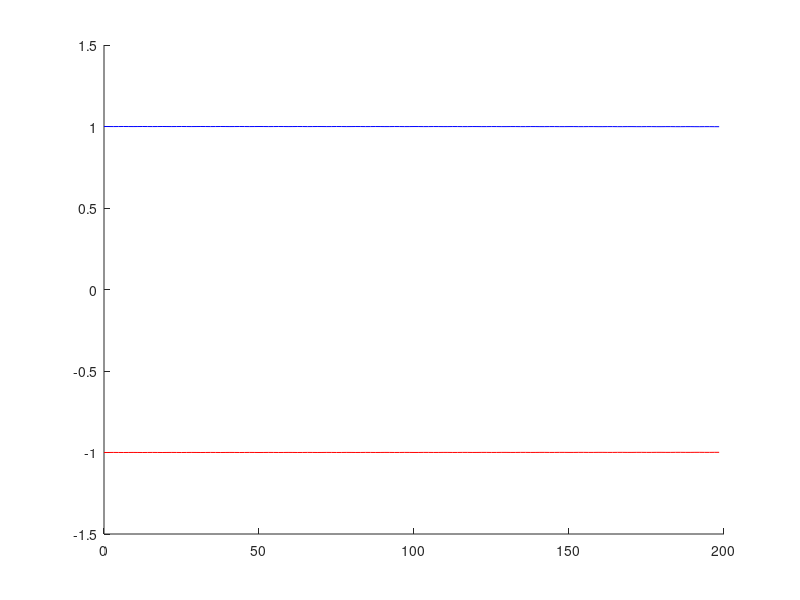
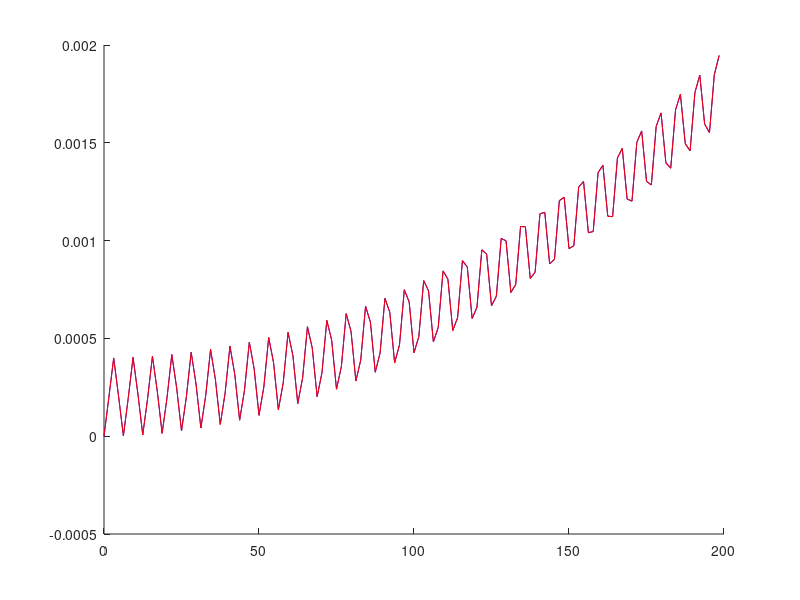

MATLAB code to generate these figures, in order:
function bhsuQM

tmax=200;

Nt = 128;
dt = tmax/Nt;

t=[0:dt:tmax-dt];

S = 2;
U = 1;
mu = 1;
J = 0.01;

Jx=[0,1,0;1,0,1;0,1,0]/sqrt(2);
Jy=i*[0,-1,0;1,0,-1;0,1,0]/sqrt(2);
Jz=[1,0,0;0,0,0;0,0,-1];


JxS=cell(1,S);
JyS=cell(1,S);
JzS=cell(1,S);
for j=1:S,
    JxS{j}=sparse(kron(kron(eye(3^(j-1)),Jx),eye(3^(S-j))));
    JyS{j}=sparse(kron(kron(eye(3^(j-1)),Jy),eye(3^(S-j))));
    JzS{j}=sparse(kron(kron(eye(3^(j-1)),Jz),eye(3^(S-j))));
end

'make ham'
time=cputime;

HQM=sparse(3^S,3^S);
for j=1:S
    HQM=HQM+JzS{j}*JzS{j}/2-JzS{j};
    for k=j+1:S
        HQM=HQM-J*(JxS{j}*JxS{k}+JyS{j}*JyS{k});
    end
end
cputime-time

HQMf=full(HQM);

HQMf

'diag'
time=cputime;
[Vn,Em]=eig(HQMf);
cputime-time

En=diag(Em);

init=zeros(3^S,1);
init(3,1)=1;

cn=Vn'*init;
m1=Vn'*(JzS{1}*Vn);
m2=Vn'*(JzS{2}*Vn);
%m3=Vn'*(JzS{3}*Vn);

%m7=Vn'*(JzS{4}*Vn);
%m8=Vn'*(JzS{5}*Vn);
%m9=Vn'*(JzS{6}*Vn);

m4=Vn'*(JzS{1}*(JzS{1}*Vn));
m5=Vn'*(JzS{2}*(JzS{2}*Vn));
%m6=Vn'*(JzS{3}*(JzS{3}*Vn));


'plot'
time=cputime
for j=1:Nt
    vec=exp(-i*t(j)*En).*cn;
    AvgSz1(j)=vec'*(m1*vec);
    AvgSz2(j)=vec'*(m2*vec);
%    AvgSz3(j)=vec'*(m3*vec);
%    AvgSz4(j)=vec'*(m7*vec);
%    AvgSz5(j)=vec'*(m8*vec);
%    AvgSz6(j)=vec'*(m9*vec);
    SqSz1(j)=vec'*(m4*vec);
    SqSz2(j)=vec'*(m5*vec);
%    SqSz3(j)=vec'*(m6*vec);
end
cputime-time

widSz1=SqSz1-AvgSz1.*AvgSz1;
widSz2=SqSz2-AvgSz2.*AvgSz2;
%widSz3=SqSz3-AvgSz3.*AvgSz3;

%save('QMAvgSz3','AvgSz1','AvgSz2','AvgSz3','-ascii');
%save('QMWidSz3','widSz1','widSz2','widSz3','-ascii');
%save('QMAvgSz2','AvgSz1','AvgSz2','-ascii');
%save('QMWidSz2','widSz1','widSz2','-ascii');



%plot the results
 figure
 hold on

 plot(t,AvgSz1,'b');
 plot(t,AvgSz2,'r');
% plot(t,AvgSz3,'y');

 % figure
 %hold on

% plot(t,AvgSz4,'b');
% plot(t,AvgSz5,'r');
% plot(t,AvgSz6,'y');
figure
 hold on
% %plot(t,X(:,1),'r');
 plot(t,widSz1,'b');
 plot(t,widSz2,'r');
% plot(t,widSz3,'y');
%legend('n for p=0');